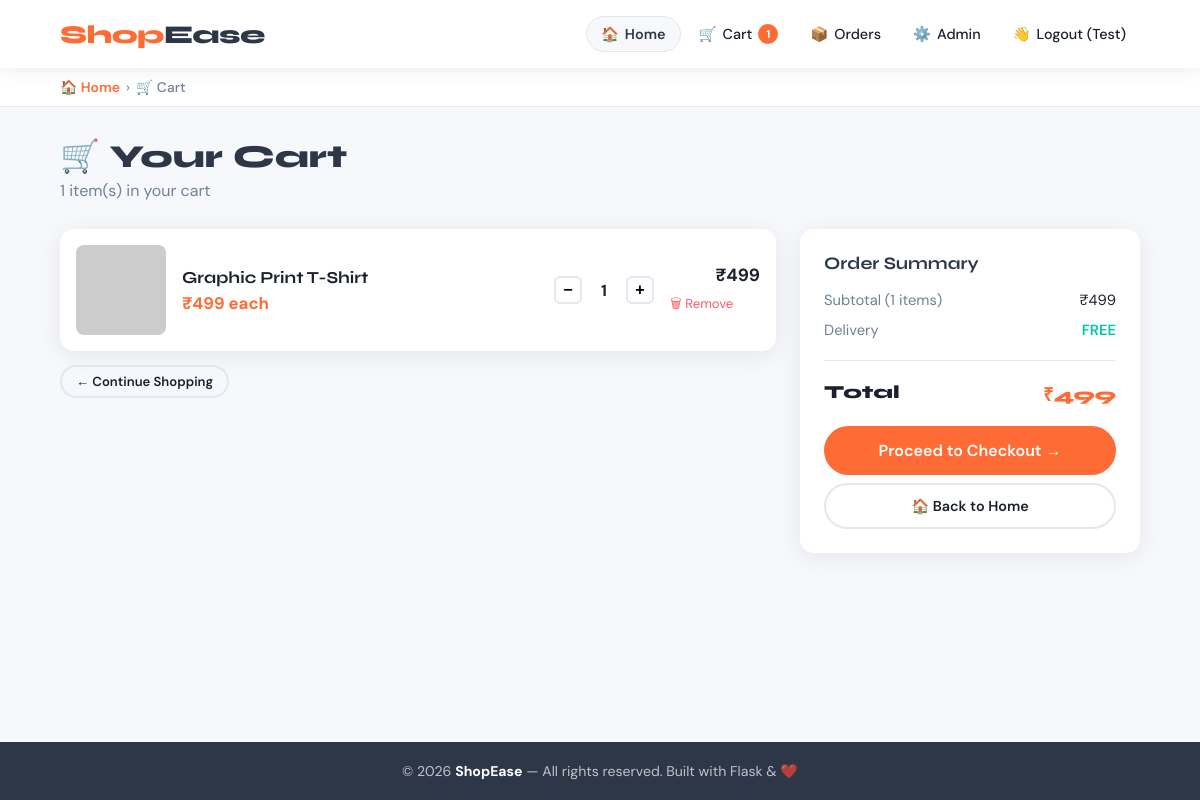
Page /cart (signed in) on the committed database.
### tables this page shows
CREATE TABLE cart (
    id INTEGER PRIMARY KEY AUTOINCREMENT, user_phone TEXT,
    product_id INTEGER, quantity INTEGER DEFAULT 1);

CREATE TABLE products (
    id INTEGER PRIMARY KEY AUTOINCREMENT,
    name TEXT NOT NULL, price REAL NOT NULL, image TEXT,
    description TEXT, category TEXT, stock INTEGER DEFAULT 0);

### app.py (the view)
@app.route('/cart')
@login_required
def cart():
    conn = get_db()
    items = conn.execute('''
        SELECT c.id, c.quantity, p.id as product_id, p.name, p.price, p.image, p.stock
        FROM cart c JOIN products p ON c.product_id = p.id
        WHERE c.user_phone = ?
    ''', (session['user_phone'],)).fetchall()
    total      = sum(item['price'] * item['quantity'] for item in items)
    cart_count = sum(item['quantity'] for item in items)
    conn.close()
    return render_template('cart.html', items=items, total=total, cart_count=cart_count)

### app.py (called while the page is built)
def get_db():
    conn = sqlite3.connect(DB_PATH)
    conn.row_factory = sqlite3.Row
    return conn

def login_required(f):
    from functools import wraps
    @wraps(f)
    def decorated(*args, **kwargs):
        if 'user_phone' not in session:
            session['next'] = request.url
            flash('Please login to continue.', 'warning')
            return redirect(url_for('login'))
        return f(*args, **kwargs)
    return decorated

### templates/cart.html (shortened to what this page needs)
{% extends "base.html" %}
{% block content %}
<div class="breadcrumb-bar">
    <a href="/">🏠 Home</a>
    <span class="sep">›</span>
    <span class="current">🛒 Cart</span>
</div>
<div class="main-content">
    <div class="page-header">
        <h1>🛒 Your Cart</h1>
        <p>{{ items|length }} item(s) in your cart</p>
    </div>
    {% if items %}
    <div class="cart-layout">
        <div style="display:flex; flex-direction:column; gap:14px;">
            {% for item in items %}
            <div class="cart-item">
                <img class="cart-item-img"
                     src="{{ item.image if item.image else 'https://via.placeholder.com/100x100' }}"
                     alt="{{ item.name }}"
                     onerror="this.src='https://via.placeholder.com/100x100?text=?'">
                <div class="cart-item-info">
                    <a href="/product/{{ item.product_id }}" class="cart-item-name">{{ item.name }}</a>
                    <div class="cart-item-price">₹{{ "%.0f"|format(item.price) }} each</div>
                </div>
                <div class="cart-qty-controls">
                    <form method="POST" action="/cart/update" style="display:inline;">
                        <button type="submit" class="qty-btn">−</button>
                    </form>
                    <span class="cart-qty-num">{{ item.quantity }}</span>
                    <form method="POST" action="/cart/update" style="display:inline;">
                        <button type="submit" class="qty-btn"
                                {% if item.quantity >= item.stock %}disabled title="Max stock reached"{% endif %}>+</button>
                    </form>
                </div>
                <div class="cart-item-subtotal">
                    <div class="cart-subtotal-price">₹{{ "%.0f"|format(item.price * item.quantity) }}</div>
                    <form method="POST" action="/cart/update">
                        <button type="submit" class="btn-remove">🗑 Remove</button>
                    </form>
                </div>
            </div>
            {% endfor %}
            <div>
                <a href="/" class="btn btn-outline btn-sm" style="border-radius:50px;">
                    ← Continue Shopping
                </a>
            </div>
        </div>
        <div class="card order-summary">
            <div class="card-title">Order Summary</div>
            <div class="summary-row">
                <span style="color:var(--text-muted);">Subtotal ({{ items|length }} items)</span>
                <span>₹{{ "%.0f"|format(total) }}</span>
            </div>
            <div class="summary-row">
                <span style="color:var(--text-muted);">Delivery</span>
                <span style="color:var(--accent); font-weight:600;">FREE</span>
            </div>
            <hr class="divider">
            <div class="summary-total">
                <span>Total</span>
                <span style="color:var(--primary);">₹{{ "%.0f"|format(total) }}</span>
            </div>
            <a href="/checkout" class="btn btn-primary btn-block"
               style="padding:14px; font-size:1rem; text-align:center; border-radius:50px;">
                Proceed to Checkout →
            </a>
            <a href="/" class="btn btn-outline btn-block mt-1"
               style="padding:12px; font-size:0.9rem; border-radius:50px; text-align:center;">
                🏠 Back to Home
            </a>
        </div>
    </div>
    {% endif %}
</div>
{% endblock %}

### templates/base.html (style rules this page uses)
:root { --primary: #FF6B35; --primary-dark: #e55a26; --secondary: #2D3748; --accent: #00C9A7; --bg: #F7F8FC; --white: #ffffff; --text: #1a202c; --text-muted: #718096; --border: #E2E8F0; --card-shadow: 0 4px 24px rgba(0,0,0,0.08); --card-shadow-hover: 0 12px 40px rgba(0,0,0,0.15); --danger: #FC5C65; --success: #26de81; --warning: #FED330; --info: #4FC3F7; --radius: 14px; --radius-sm: 8px; --transition: 0.25s cubic-bezier(0.4, 0, 0.2, 1); }
* { margin: 0; padding: 0; box-sizing: border-box; }
body { font-family: 'DM Sans', sans-serif; background: var(--bg); color: var(--text); min-height: 100vh; display: flex; flex-direction: column; }
.breadcrumb-bar { background: var(--white); padding: 10px 5%; border-bottom: 1px solid var(--border); display: flex; align-items: center; gap: 6px; font-size: 0.87rem; }
.breadcrumb-bar a { color: var(--primary); text-decoration: none; font-weight: 600; }
.breadcrumb-bar .sep { color: var(--text-muted); }
.breadcrumb-bar .current { color: var(--text-muted); font-weight: 500; }
.main-content { padding: 30px 5%; flex: 1; }
.qty-btn { width: 28px; height: 28px; border: 2px solid var(--border); background: white; border-radius: 6px; cursor: pointer; font-size: 1rem; font-weight: 700; display: flex; align-items: center; justify-content: center; transition: var(--transition); }
.btn { display: inline-flex; align-items: center; justify-content: center; gap: 6px; padding: 10px 20px; border-radius: var(--radius-sm); font-weight: 600; font-size: 0.88rem; cursor: pointer; border: none; font-family: inherit; text-decoration: none; transition: var(--transition); }
.btn-primary { background: var(--primary); color: white; flex: 1; }
.btn-outline { background: transparent; border: 2px solid var(--border); color: var(--text); }
.btn-sm { padding: 6px 14px; font-size: 0.82rem; }
.btn-block { width: 100%; }
.page-header { margin-bottom: 28px; }
.page-header h1 { font-family: 'Syne', sans-serif; font-size: 2rem; font-weight: 800; color: var(--secondary); }
.page-header p { color: var(--text-muted); margin-top: 4px; }
.card { background: var(--white); border-radius: var(--radius); box-shadow: var(--card-shadow); padding: 24px; }
.card-title { font-family: 'Syne', sans-serif; font-size: 1.1rem; font-weight: 700; margin-bottom: 16px; color: var(--secondary); }
.divider { border: none; border-top: 1px solid var(--border); margin: 20px 0; }
.mt-1 { margin-top: 8px; }

### templates/cart.html (style rules this page uses)
.cart-layout { display: grid; grid-template-columns: 1fr 340px; gap: 24px; align-items: start; }
.cart-item { display: flex; gap: 16px; align-items: center; padding: 16px; background: var(--white); border-radius: var(--radius); box-shadow: var(--card-shadow); }
.cart-item-img { width: 90px; height: 90px; object-fit: cover; border-radius: var(--radius-sm); flex-shrink: 0; }
.cart-item-info { flex: 1; }
.cart-item-name { font-family: 'Syne', sans-serif; font-size: 1.05rem; font-weight: 700; color: var(--text); text-decoration: none; }
.cart-item-price { color: var(--primary); font-weight: 700; font-size: 1.05rem; margin-top: 4px; }
.cart-qty-controls { display: flex; align-items: center; gap: 4px; }
.cart-qty-num { width: 36px; text-align: center; font-weight: 700; }
.cart-item-subtotal { min-width: 90px; text-align: right; }
.cart-subtotal-price { font-weight: 700; font-size: 1.1rem; }
.btn-remove { color: var(--danger); background: none; border: none; cursor: pointer; font-size: 0.82rem; padding: 0; margin-top: 8px; display: block; font-family: inherit; }
.order-summary { position: sticky; top: 90px; }
.summary-row { display: flex; justify-content: space-between; margin-bottom: 10px; font-size: 0.92rem; }
.summary-total { display: flex; justify-content: space-between; font-size: 1.15rem; font-weight: 800; font-family: 'Syne', sans-serif; margin-bottom: 20px; }

### rows in the picture
cart: name "Graphic Print T-Shirt", quantity "1"
products: price "499", item.price*item.quantity "499"

### other values in the picture
{{ cart_count }} "1"
{{ session.user_name.split()[0] }} "Test"
{{ items|length }} "1"
{{ "%.0f"|format(total) }} "499"
